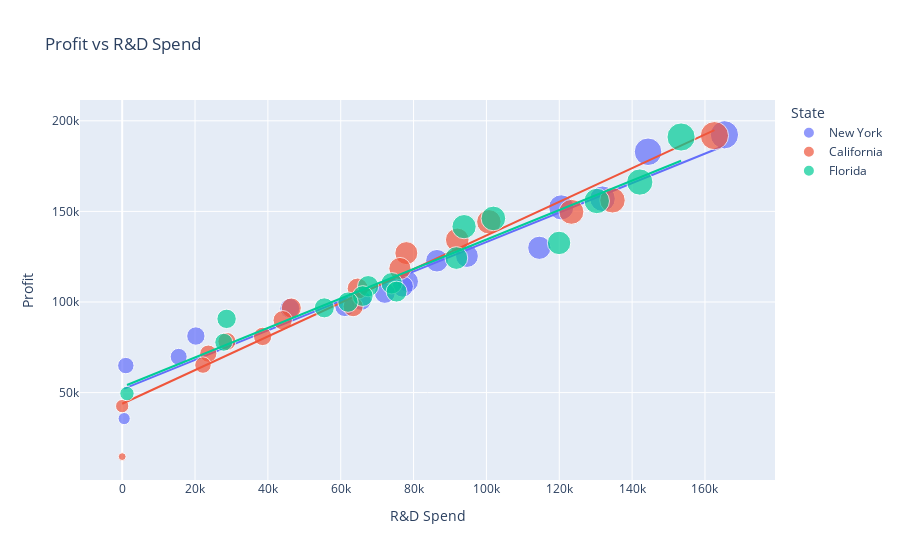

The code cell stored with this chart in its notebook:
### Code cell
px.scatter(df,x='R&D Spend',y='Profit',size='Profit',title='Profit vs R&D Spend',color='State',trendline='ols')

### Figure 1 — Plotly figure (JSON) as saved in the notebook; plotly's stock layout.template omitted (floating-point values rounded to 4 significant figures)
{"data": [{"hovertemplate": "State=New York<br>R&D Spend=%{x}<br>Profit=%{marker.size}<extra></extra>", "legendgroup": "New York", "marker": {"color": "#636efa", "size": [192300.0, 182900.0, 157000.0, 152200.0, 129900.0, 125400.0, 122800.0, 111300.0, 108600.0, 105000.0, 101000.0, 97480.0, 96480.0, 81230.0, 69760.0, 64930.0, 35670.0], "sizemode": "area", "sizeref": 480.7, "symbol": "circle"}, "mode": "markers", "name": "New York", "orientation": "v", "showlegend": true, "type": "scatter", "x": [165300.0, 144400.0, 131900.0, 120500.0, 114500.0, 94660.0, 86420.0, 78390.0, 77040.0, 72110.0, 65610.0, 61140.0, 46010.0, 20230.0, 15510.0, 1000.0, 542.0], "xaxis": "x", "y": [192300.0, 182900.0, 157000.0, 152200.0, 129900.0, 125400.0, 122800.0, 111300.0, 108600.0, 105000.0, 101000.0, 97480.0, 96480.0, 81230.0, 69760.0, 64930.0, 35670.0], "yaxis": "y"}, {"hovertemplate": "<b>OLS trendline</b><br>Profit = 0.813179 * R&D Spend + 51796.2<br>R<sup>2</sup>=0.953377<br><br>State=New York<br>R&D Spend=%{x}<br>Profit=%{y} <b>(trend)</b><extra></extra>", "legendgroup": "New York", "marker": {"color": "#636efa", "symbol": "circle"}, "mode": "lines", "name": "New York", "showlegend": false, "type": "scatter", "x": [542.0, 1000.0, 15510.0, 20230.0, 46010.0, 61140.0, 65610.0, 72110.0, 77040.0, 78390.0, 86420.0, 94660.0, 114500.0, 120500.0, 131900.0, 144400.0, 165300.0], "xaxis": "x", "y": [52240.0, 52610.0, 64410.0, 68250.0, 89210.0, 101500.0, 105100.0, 110400.0, 114400.0, 115500.0, 122100.0, 128800.0, 144900.0, 149800.0, 159000.0, 169200.0, 186300.0], "yaxis": "y"}, {"hovertemplate": "State=California<br>R&D Spend=%{x}<br>Profit=%{marker.size}<extra></extra>", "legendgroup": "California", "marker": {"color": "#EF553B", "size": [191800.0, 156100.0, 149800.0, 144300.0, 134300.0, 127000.0, 118500.0, 107400.0, 97430.0, 96710.0, 89950.0, 81010.0, 78240.0, 71500.0, 65200.0, 42560.0, 14680.0], "sizemode": "area", "sizeref": 480.7, "symbol": "circle"}, "mode": "markers", "name": "California", "orientation": "v", "showlegend": true, "type": "scatter", "x": [162600.0, 134600.0, 123300.0, 100700.0, 91990.0, 78010.0, 76250.0, 64660.0, 63410.0, 46430.0, 44070.0, 38560.0, 28750.0, 23640.0, 22180.0, 0, 0], "xaxis": "x", "y": [191800.0, 156100.0, 149800.0, 144300.0, 134300.0, 127000.0, 118500.0, 107400.0, 97430.0, 96710.0, 89950.0, 81010.0, 78240.0, 71500.0, 65200.0, 42560.0, 14680.0], "yaxis": "y"}, {"hovertemplate": "<b>OLS trendline</b><br>Profit = 0.92843 * R&D Spend + 43875<br>R<sup>2</sup>=0.950749<br><br>State=California<br>R&D Spend=%{x}<br>Profit=%{y} <b>(trend)</b><extra></extra>", "legendgroup": "California", "marker": {"color": "#EF553B", "symbol": "circle"}, "mode": "lines", "name": "California", "showlegend": false, "type": "scatter", "x": [0, 0, 22180.0, 23640.0, 28750.0, 38560.0, 44070.0, 46430.0, 63410.0, 64660.0, 76250.0, 78010.0, 91990.0, 100700.0, 123300.0, 134600.0, 162600.0], "xaxis": "x", "y": [43880.0, 43880.0, 64470.0, 65820.0, 70570.0, 79670.0, 84790.0, 86980.0, 102700.0, 103900.0, 114700.0, 116300.0, 129300.0, 137300.0, 158400.0, 168900.0, 194800.0], "yaxis": "y"}, {"hovertemplate": "State=Florida<br>R&D Spend=%{x}<br>Profit=%{marker.size}<extra></extra>", "legendgroup": "Florida", "marker": {"color": "#00cc96", "size": [191100.0, 166200.0, 155800.0, 146100.0, 141600.0, 132600.0, 124300.0, 110400.0, 108700.0, 105700.0, 103300.0, 99940.0, 96780.0, 90710.0, 77800.0, 49490.0], "sizemode": "area", "sizeref": 480.7, "symbol": "circle"}, "mode": "markers", "name": "Florida", "orientation": "v", "showlegend": true, "type": "scatter", "x": [153400.0, 142100.0, 130300.0, 101900.0, 93860.0, 119900.0, 91750.0, 73990.0, 67530.0, 75330.0, 66050.0, 61990.0, 55490.0, 28660.0, 27890.0, 1315.0], "xaxis": "x", "y": [191100.0, 166200.0, 155800.0, 146100.0, 141600.0, 132600.0, 124300.0, 110400.0, 108700.0, 105700.0, 103300.0, 99940.0, 96780.0, 90710.0, 77800.0, 49490.0], "yaxis": "y"}, {"hovertemplate": "<b>OLS trendline</b><br>Profit = 0.813355 * R&D Spend + 53116.7<br>R<sup>2</sup>=0.941127<br><br>State=Florida<br>R&D Spend=%{x}<br>Profit=%{y} <b>(trend)</b><extra></extra>", "legendgroup": "Florida", "marker": {"color": "#00cc96", "symbol": "circle"}, "mode": "lines", "name": "Florida", "showlegend": false, "type": "scatter", "x": [1315.0, 27890.0, 28660.0, 55490.0, 61990.0, 66050.0, 67530.0, 73990.0, 75330.0, 91750.0, 93860.0, 101900.0, 119900.0, 130300.0, 142100.0, 153400.0], "xaxis": "x", "y": [54190.0, 75800.0, 76430.0, 98250.0, 103500.0, 106800.0, 108000.0, 113300.0, 114400.0, 127700.0, 129500.0, 136000.0, 150700.0, 159100.0, 168700.0, 177900.0], "yaxis": "y"}], "layout": {"legend": {"itemsizing": "constant", "title": {"text": "State"}, "tracegroupgap": 0}, "title": {"text": "Profit vs R&D Spend"}, "xaxis": {"anchor": "y", "domain": [0, 1], "title": {"text": "R&D Spend"}}, "yaxis": {"anchor": "x", "domain": [0, 1], "title": {"text": "Profit"}}}}
